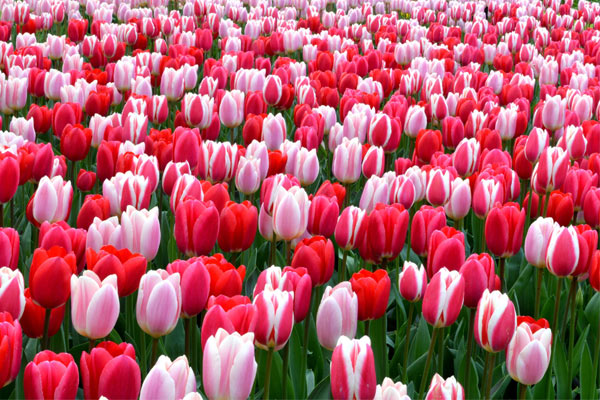
#> input picture dataset/a1.jpg, 600 x 400 px; its folder holds only this picture in this run
$ python index.py   (older library calls are emulated)
#> lines starting #> are read from the running program, lines starting #| are printed output that depends on the picture; after the words box and inside, x2 and y2 are one past the last pixel; in counts of white or black regions, pixels touching at a corner belong together
### colordescriptor.py
import numpy as np
import cv2
import imutils


class ColorDescriptor:
    def __init__(self, bins):
#> further down, image is the input picture: shape (400, 600, 3); mean B, G, R 104, 91.4, 176.3
        self.bins = bins
    def describe(self, image):
        image = cv2.resize(image, (255, 255))
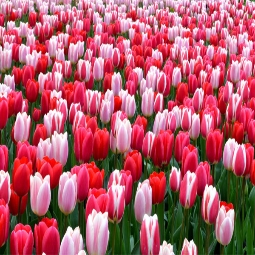
#> image: shape (255, 255, 3); mean of channels 0, 1, 2 103.9, 91.3, 176.2; drawn as B, G, R
        image = cv2.cvtColor(image, cv2.COLOR_BGR2HSV)
#> image: shape (255, 255, 3); mean H, S, V 129.2, 149.5, 181.8
        features = []

        (h,w) = image.shape[:2]
#> h = 255; w = 255
        (cX, cY) = (int(w * 0.5), int(h*0.5))
#> cX = 127; cY = 127

        segments = [(0, cX, 0, cY), (cX, w, 0, cY), (cX, w, cY, h), (0, cX, cY, h)]

        (axesX, axesY) = (int(w*0.75) // 2, int(h*0.75)//2)
#> axesX = 95; axesY = 95
        ellipMask = np.zeros(image.shape[0:2], dtype="uint8")
        cv2.ellipse(ellipMask, (cX, cY), (axesX, axesY), 0, 0, 360, 255, -1)
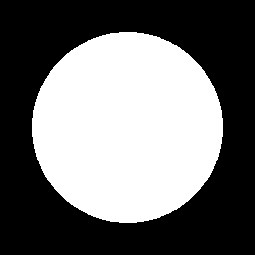
#> ellipMask: shape (255, 255); 44% white; 1 white region, box (x1, y1, x2, y2) and area: (32, 32, 223, 223) 28583

        for (startX, endX, startY, endY) in segments:
            cornerMask = np.zeros(image.shape[:2], dtype="uint8")
            cv2.rectangle(cornerMask, (startX, startY), (endX, endY), 255, -1)
            cornerMask = cv2.subtract(cornerMask, ellipMask)

            hist = self.histogram(image, cornerMask)
            features.extend(hist)
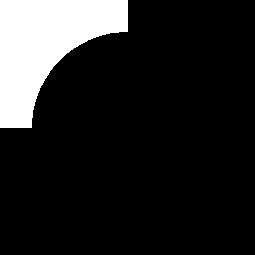
#> cornerMask: shape (255, 255); 14.1% white; 1 white region, box (x1, y1, x2, y2) and area: (0, 0, 128, 128) 9147
#> after the loop, features = []
        return features

    def histogram(self, image, mask):
        hist = cv2.calcHist([image], [0, 1, 2], mask, self.bins, [0, 180, 0, 256, 0, 256])

        if imutils.is_cv2():
#> (the run stopped early here; a loop or call above may not have finished)

$ run again, on dataset/a13.jpg
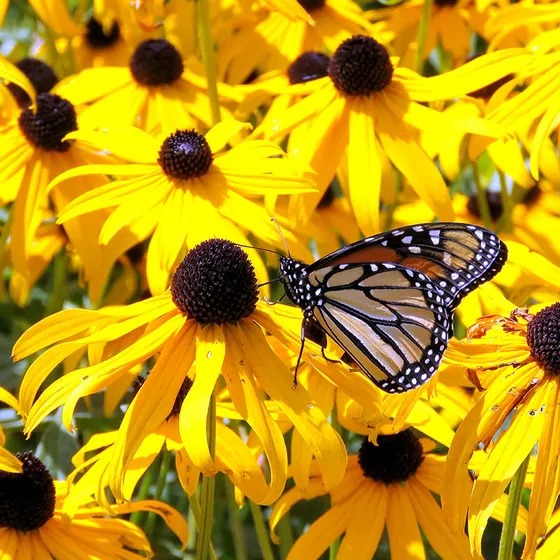
#> input picture dataset/a13.jpg, 560 x 560 px
#> image is the input picture: shape (560, 560, 3); mean B, G, R 16.2, 149.8, 187.7
#> in describe, `image = cv2.resize(image, (255, 255))`:
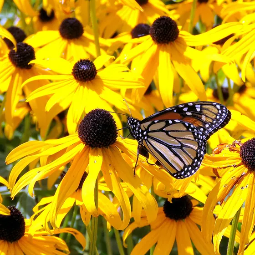
#> image: shape (255, 255, 3); mean of channels 0, 1, 2 16.1, 149.7, 187.6; drawn as B, G, R
#> ellipMask: shape (255, 255); 44% white; 1 white region, box (x1, y1, x2, y2) and area: (32, 32, 223, 223) 28583
#> after the loop in describe, `for (startX, endX, startY, endY) in segments:`: features = []

$ run again, on dataset/a14.jpg
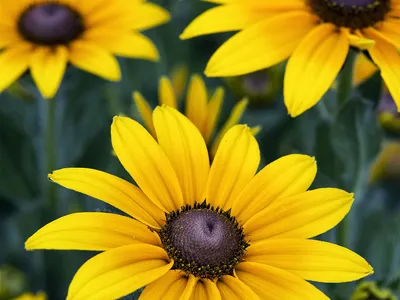
#> input picture dataset/a14.jpg, 400 x 300 px
#> image is the input picture: shape (300, 400, 3); mean B, G, R 27.4, 125.5, 143
#> in describe, `image = cv2.resize(image, (255, 255))`:
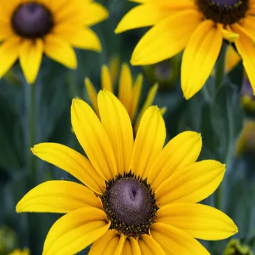
#> image: shape (255, 255, 3); mean of channels 0, 1, 2 27.3, 125.4, 142.9; drawn as B, G, R
#> ellipMask: shape (255, 255); 44% white; 1 white region, box (x1, y1, x2, y2) and area: (32, 32, 223, 223) 28583
#> after the loop in describe, `for (startX, endX, startY, endY) in segments:`: features = []

$ run again, on dataset/a15.jpg
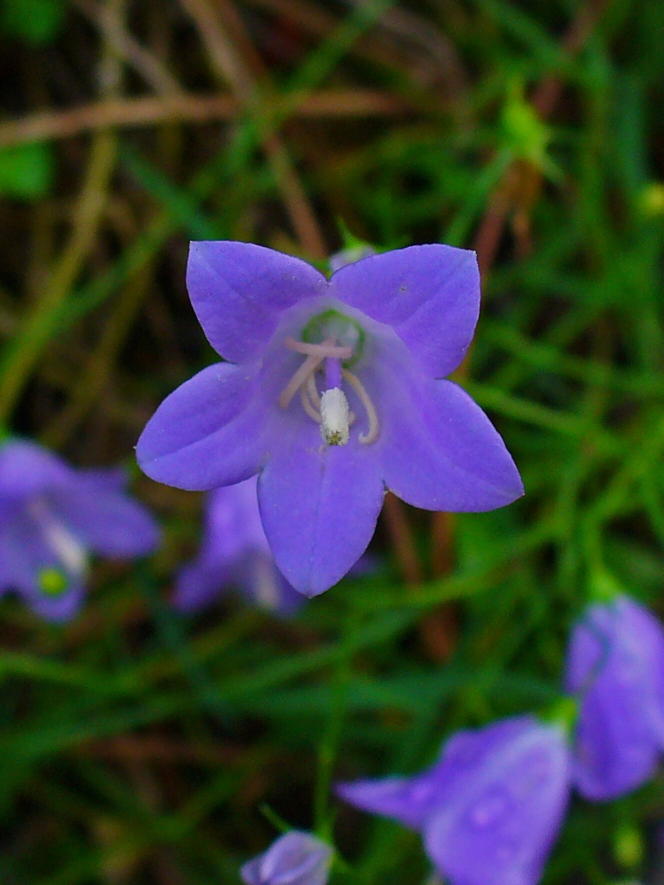
#> input picture dataset/a15.jpg, 1327 x 1770 px (shown at 1/2 size)
#> image is the input picture: shape (1770, 1327, 3); mean B, G, R 57.8, 61.4, 54.9
#> in describe, `image = cv2.resize(image, (255, 255))`:
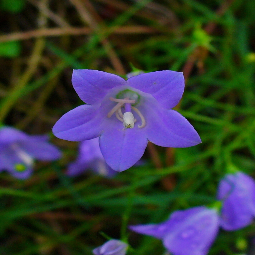
#> image: shape (255, 255, 3); mean of channels 0, 1, 2 57.8, 61.3, 54.8; drawn as B, G, R
#> ellipMask: shape (255, 255); 44% white; 1 white region, box (x1, y1, x2, y2) and area: (32, 32, 223, 223) 28583
#> after the loop in describe, `for (startX, endX, startY, endY) in segments:`: features = []
